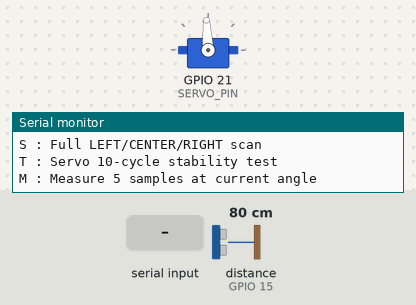
Recording of a sketch running on a simulated ESP32. On the bench: servo, the last lines printed to the serial monitor. Inputs (shaded band) come from the test bench; at power-on: distance to the obstacle (sensor on GPIO 15) 80 cm. The echo pulse lasts 58.3 µs per cm; servo pulses on a pin are drawn as a servo (544–2400 µs = 0–180°).

Above: at 2.5 s.
2.6 s: "S\n" received over Serial
At 3.1 s:
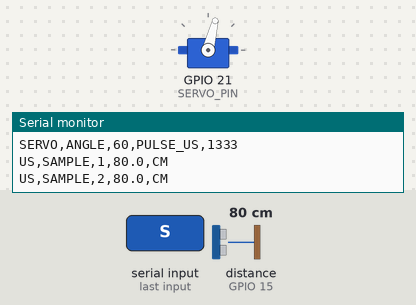
5.6 s: "L\n" received over Serial
At 6.7 s:
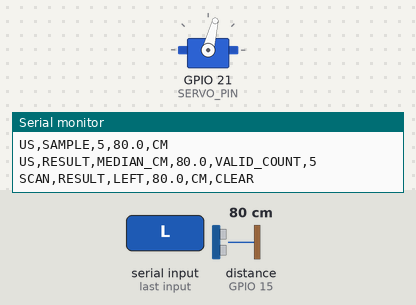
7.1 s: "C\n" received over Serial
At 7.8 s:
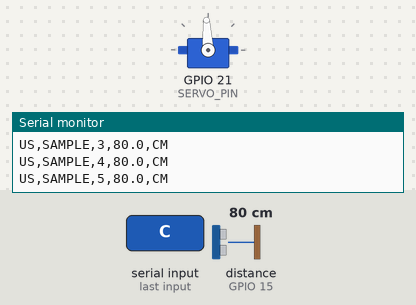
Timing chart, 0 to 10.1 s (numbered marks = the images above; inputs shaded):
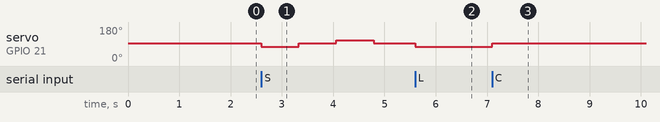

The sketch:

Atlas_6_0_S3_Servo_US100_Bringup_V1.ino
```cpp
#include <Arduino.h>

static const uint8_t SERVO_PIN = 21;
static const uint8_t US_TRIG_PIN = 14;
static const uint8_t US_ECHO_PIN = 15;

static const uint32_t SERVO_FREQ_HZ = 50;
static const uint8_t SERVO_RES_BITS = 14;
static const uint32_t SERVO_MAX_DUTY = (1UL << SERVO_RES_BITS) - 1UL;

static const uint16_t SERVO_MIN_US = 1000;
static const uint16_t SERVO_MAX_US = 2000;

static const int ANGLE_LEFT = 60;
static const int ANGLE_CENTER = 90;
static const int ANGLE_RIGHT = 120;

static const uint32_t SERVO_SETTLE_MS = 350;
static const uint32_t ECHO_TIMEOUT_US = 30000UL;
static const uint8_t DISTANCE_SAMPLES = 5;
static const uint8_t MIN_VALID_SAMPLES = 3;

int currentAngle = ANGLE_CENTER;

uint32_t pulseUsToDuty(uint16_t pulseUs) {
  const uint32_t periodUs = 1000000UL / SERVO_FREQ_HZ;
  return (uint32_t)((uint64_t)pulseUs * SERVO_MAX_DUTY / periodUs);
}

uint16_t angleToPulseUs(int angle) {
  angle = constrain(angle, 0, 180);
  return (uint16_t)map(angle, 0, 180, SERVO_MIN_US, SERVO_MAX_US);
}

bool setServoAngle(int angle) {
  angle = constrain(angle, 0, 180);
  uint16_t pulseUs = angleToPulseUs(angle);
  uint32_t duty = pulseUsToDuty(pulseUs);
  bool ok = ledcWrite(SERVO_PIN, duty);
  if (!ok) {
    Serial.println("ERROR,SERVO_PWM_WRITE_FAILED");
    return false;
  }
  currentAngle = angle;
  Serial.print("SERVO,ANGLE,");
  Serial.print(angle);
  Serial.print(",PULSE_US,");
  Serial.println(pulseUs);
  delay(SERVO_SETTLE_MS);
  return true;
}

float readDistanceOnceCm() {
  digitalWrite(US_TRIG_PIN, LOW);
  delayMicroseconds(3);
  digitalWrite(US_TRIG_PIN, HIGH);
  delayMicroseconds(10);
  digitalWrite(US_TRIG_PIN, LOW);

  uint32_t durationUs = pulseIn(US_ECHO_PIN, HIGH, ECHO_TIMEOUT_US);
  if (durationUs == 0) return NAN;

  float cm = durationUs * 0.0343f / 2.0f;
  if (cm < 2.0f || cm > 400.0f) return NAN;
  return cm;
}

void sortFloatArray(float *a, uint8_t n) {
  for (uint8_t i = 0; i < n; i++) {
    for (uint8_t j = i + 1; j < n; j++) {
      if (a[j] < a[i]) {
        float t = a[i];
        a[i] = a[j];
        a[j] = t;
      }
    }
  }
}

float readMedianDistanceCm(bool verbose = true) {
  float valid[DISTANCE_SAMPLES];
  uint8_t validCount = 0;

  for (uint8_t i = 0; i < DISTANCE_SAMPLES; i++) {
    float cm = readDistanceOnceCm();

    if (verbose) {
      Serial.print("US,SAMPLE,");
      Serial.print(i + 1);
      Serial.print(",");
      if (isnan(cm)) {
        Serial.println("INVALID");
      } else {
        Serial.print(cm, 1);
        Serial.println(",CM");
      }
    }

    if (!isnan(cm)) valid[validCount++] = cm;
    delay(70);
  }

  if (validCount < MIN_VALID_SAMPLES) {
    Serial.print("US,RESULT,UNKNOWN,VALID_COUNT,");
    Serial.println(validCount);
    return NAN;
  }

  sortFloatArray(valid, validCount);

  float median;
  if (validCount % 2 == 1) {
    median = valid[validCount / 2];
  } else {
    median = (valid[validCount / 2 - 1] + valid[validCount / 2]) / 2.0f;
  }

  Serial.print("US,RESULT,MEDIAN_CM,");
  Serial.print(median, 1);
  Serial.print(",VALID_COUNT,");
  Serial.println(validCount);

  return median;
}

const char* classifyDistance(float cm) {
  if (isnan(cm)) return "UNKNOWN";
  if (cm <= 30.0f) return "BLOCKED";
  if (cm <= 45.0f) return "CAUTION";
  return "CLEAR";
}

float measureAtAngle(const char *label, int angle) {
  Serial.println();
  Serial.print("SCAN,START,");
  Serial.println(label);

  if (!setServoAngle(angle)) return NAN;

  float cm = readMedianDistanceCm(true);

  Serial.print("SCAN,RESULT,");
  Serial.print(label);
  Serial.print(",");
  if (isnan(cm)) {
    Serial.println("UNKNOWN");
  } else {
    Serial.print(cm, 1);
    Serial.print(",CM,");
    Serial.println(classifyDistance(cm));
  }

  return cm;
}

void fullScan() {
  Serial.println();
  Serial.println("ATLAS_US_SERVO_SCAN_BEGIN");

  float leftCm = measureAtAngle("LEFT", ANGLE_LEFT);
  float centerCm = measureAtAngle("CENTER", ANGLE_CENTER);
  float rightCm = measureAtAngle("RIGHT", ANGLE_RIGHT);

  setServoAngle(ANGLE_CENTER);

  Serial.println("SCAN_SUMMARY");

  Serial.print("LEFT,");
  if (isnan(leftCm)) Serial.println("UNKNOWN");
  else {
    Serial.print(leftCm, 1);
    Serial.print(",CM,");
    Serial.println(classifyDistance(leftCm));
  }

  Serial.print("CENTER,");
  if (isnan(centerCm)) Serial.println("UNKNOWN");
  else {
    Serial.print(centerCm, 1);
    Serial.print(",CM,");
    Serial.println(classifyDistance(centerCm));
  }

  Serial.print("RIGHT,");
  if (isnan(rightCm)) Serial.println("UNKNOWN");
  else {
    Serial.print(rightCm, 1);
    Serial.print(",CM,");
    Serial.println(classifyDistance(rightCm));
  }

  Serial.println("ATLAS_US_SERVO_SCAN_END");
}

void servoStabilityTest() {
  Serial.println();
  Serial.println("SERVO_STABILITY_TEST_BEGIN");

  for (int cycle = 1; cycle <= 10; cycle++) {
    Serial.print("CYCLE,");
    Serial.println(cycle);

    if (!setServoAngle(ANGLE_LEFT)) return;
    delay(250);

    if (!setServoAngle(ANGLE_CENTER)) return;
    delay(250);

    if (!setServoAngle(ANGLE_RIGHT)) return;
    delay(250);

    if (!setServoAngle(ANGLE_CENTER)) return;
    delay(500);
  }

  Serial.println("SERVO_STABILITY_TEST_END");
  Serial.println("RESULT,IF_NO_RESET_OR_USB_DROP,PASS");
}

void printHelp() {
  Serial.println("H : Help");
  Serial.println("C : CENTER + measure");
  Serial.println("L : LEFT + measure");
  Serial.println("R : RIGHT + measure");
  Serial.println("S : Full LEFT/CENTER/RIGHT scan");
  Serial.println("T : Servo 10-cycle stability test");
  Serial.println("M : Measure 5 samples at current angle");
}

void setup() {
  Serial.begin(115200);
  delay(1000);

  pinMode(US_TRIG_PIN, OUTPUT);
  pinMode(US_ECHO_PIN, INPUT);
  digitalWrite(US_TRIG_PIN, LOW);

  Serial.println("ATLAS 6.0 S3 SERVO + US100 BRING-UP");

  bool pwmOk = ledcAttach(SERVO_PIN, SERVO_FREQ_HZ, SERVO_RES_BITS);
  if (!pwmOk) {
    Serial.println("FATAL,SERVO_PWM_ATTACH_FAILED");
    while (true) delay(1000);
  }

  Serial.println("SERVO_PWM_ATTACH,PASS");
  Serial.println("US100_GPIO_INIT,PASS");

  setServoAngle(ANGLE_CENTER);

  Serial.println("STATUS,READY");
  printHelp();
}

void loop() {
  if (Serial.available() <= 0) {
    delay(10);
    return;
  }

  char c = Serial.read();
  if (c == '\r' || c == '\n') return;

  c = toupper(c);

  switch (c) {
    case 'H': printHelp(); break;
    case 'C': measureAtAngle("CENTER", ANGLE_CENTER); break;
    case 'L': measureAtAngle("LEFT", ANGLE_LEFT); break;
    case 'R': measureAtAngle("RIGHT", ANGLE_RIGHT); break;
    case 'S': fullScan(); break;
    case 'T': servoStabilityTest(); break;
    case 'M':
      Serial.print("CURRENT_ANGLE,");
      Serial.println(currentAngle);
      readMedianDistanceCm(true);
      break;
    default:
      Serial.print("ERROR,UNKNOWN_COMMAND,");
      Serial.println(c);
      break;
  }
}
```

Measured:
- after the input at 2.6 s, servo on GPIO 21 (SERVO_PIN): 93° → 76° at once, → 93° 0.73 s later, → 109° 0.73 s later, → 93° 0.73 s later
- after the input at 5.6 s, servo on GPIO 21 (SERVO_PIN): 93° → 76° at once
- after the input at 7.1 s, servo on GPIO 21 (SERVO_PIN): 76° → 93° at once
